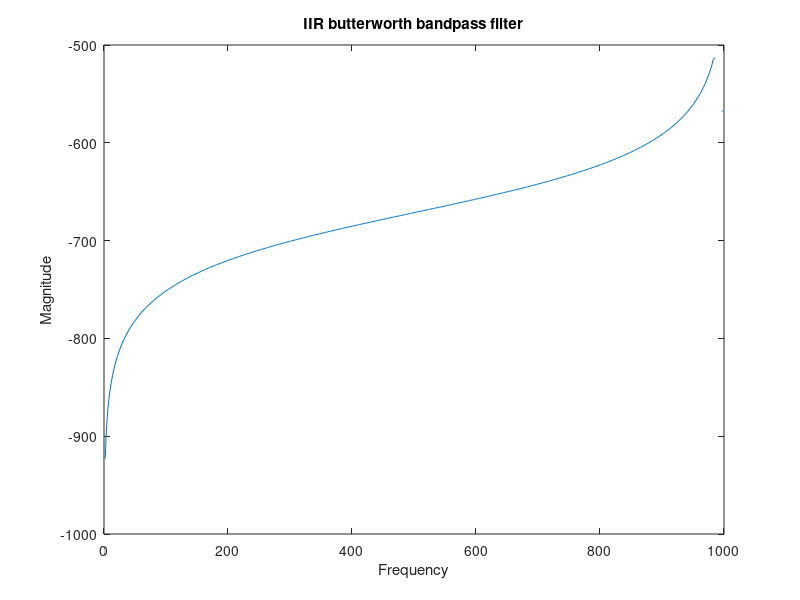
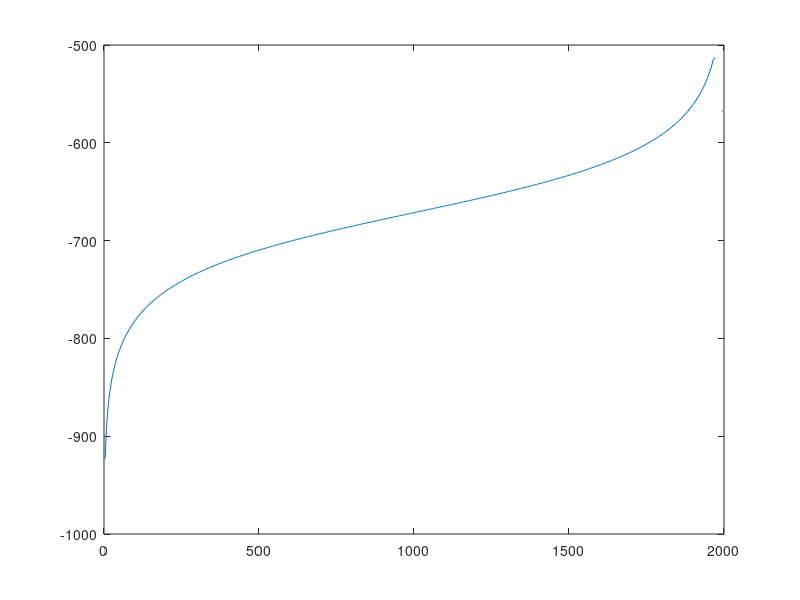

Write the MATLAB code that produced these figures, in order.
%. Filter the signal using the designed filter, 
 clear all;
 clc;
 fp1=29*2*pi
fp2=30*2*pi
fs1=28*2*pi
fs2=31*2*pi
Wp = [fp1 fp2];
Ws = [fs1 fs2];
Rp = 2;
Rs = 40;
fsample=2000
[n,Wn] = buttord(Wp,Ws,Rp,Rs,'s')
[z,p,k] = butter(n,Wn,'s');
[zd,pd,kd] = bilinear(z,p,k,fsample)
[b,a] = zp2tf(zd,pd,kd)
[hb,wb] = freqz(b,a);
figure
plot(wb*fsample/(2*pi),mag2db(abs(hb)))
title('IIR butterworth bandpass filter')
xlabel('Frequency')
ylabel('Magnitude')
 
 n=linspace(0,1)
 y=sin(2*pi*10*n)
 y1=sin(2*pi*30*n)
 y2=sin(2*pi*50*n)
sig=y+y1+y2
yn=filter(hb,1,sig)
[h w]=freqz(yn,1);
figure
plot(w*fsample/(2*pi),mag2db(abs(hb)))

